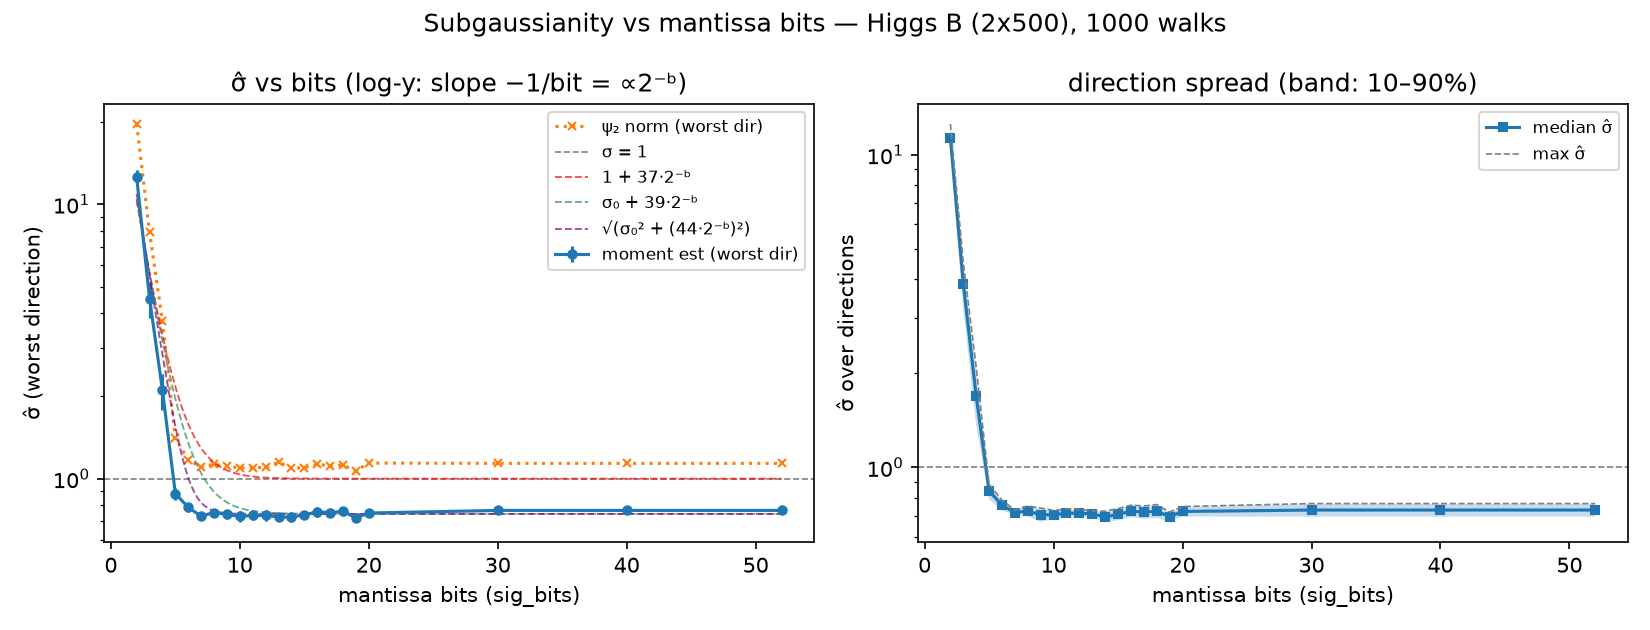

Write Python code to recreate this figure.
"""Subgaussianity vs mantissa bits at fixed n — Higgs 2x500 B.

x = sig_bits, y = log sigma-hat. Prediction: sigma-hat ~ max(sigma_0,
c * n * 2^-bits), i.e. a plateau at the fp64 sigma_0 ~ 0.7 and a straight
descending line (slope -log2 per bit) below the transition bit.

Panels:
  A) worst-direction sigma-hat vs bits: moment estimate (solid) and psi_2
     Orlicz norm (dotted). Reference lines: sigma = 1 and the fitted
     c * n * 2^-b guide through the lowest bits.
  B) median sigma-hat over directions with a 10-90% band — uniformity.

m = 2, so directions are the full unit circle (64 angles). Reuses the
estimators from n_subgauss.py.

Usage:
    python bits_subgauss.py
    python bits_subgauss.py --n 500 --sig-bits 2 3 4 5 6 8 10 12 16 20 30 52
"""

import os
os.environ.setdefault("chop_backend", "numpy")
for _v in ("OPENBLAS_NUM_THREADS", "OMP_NUM_THREADS", "MKL_NUM_THREADS"):
    os.environ.setdefault(_v, "1")

import argparse
import matplotlib
matplotlib.use("Agg")
import matplotlib.pyplot as plt
import numpy as np
from tqdm import tqdm

import rollouts
from higgs_sweep import load_higgs_matrix
from n_subgauss import _directions_for, collect


def bits_subgauss(
    n: int = 500,
    sig_bits_values: list[int] | None = None,
    num_samples: int = 1000,
    num_dirs: int = 64,
    t: float = 3.0,
    workers: int | None = None,
    seed: int = 0,
    save_path: str = "bits_subgauss.png",
    plot_only: bool = False,
) -> None:
    if sig_bits_values is None:
        sig_bits_values = list(range(2, 21)) + [30, 40, 52]

    cache_path = save_path.replace(".png", "_cache.npz")
    m = 2
    if plot_only:
        z = np.load(cache_path)
        sig_bits_values = [int(b) for b in z["sig_bits"]]
        stats = {int(b): {k: float(z[k][i]) for k in z.files if k != "sig_bits"}
                 for i, b in enumerate(sig_bits_values)}
    else:
        rng = np.random.default_rng(seed)
        B = load_higgs_matrix(n, seed=seed)
        m, _ = B.shape
        directions = _directions_for(B, num_dirs, rng)

        stats = {}
        for sig_bits in tqdm(sig_bits_values, desc="sig_bits"):
            _, projections, _ = rollouts.run_samples(
                B, directions, num_samples,
                sig_bits=None if sig_bits == 52 else sig_bits,
                noise_std=2 ** (-32), workers=workers, seed=seed,
            )
            stats[sig_bits] = collect(projections, t)

        keys = list(stats[sig_bits_values[0]].keys())
        np.savez(cache_path, sig_bits=np.array(sig_bits_values),
                 **{k: np.array([stats[b][k] for b in sig_bits_values])
                    for k in keys})
        print(f"cached stats -> {cache_path}")

    fig, (ax_s, ax_d) = plt.subplots(1, 2, figsize=(11, 4.2))
    fig.suptitle(f"Subgaussianity vs mantissa bits — Higgs B ({m}x{n}), "
                 f"{num_samples} walks")

    sig_max = [stats[b]["sig_max"] for b in sig_bits_values]
    psi2_max = [stats[b]["psi2_max"] for b in sig_bits_values]
    errs = [stats[b]["sig_max_err"] for b in sig_bits_values]

    ax_s.errorbar(sig_bits_values, sig_max, yerr=errs, marker="o",
                  markersize=4, label="moment est (worst dir)")
    ax_s.plot(sig_bits_values, psi2_max, ":", marker="x", markersize=4,
              label="ψ₂ norm (worst dir)")
    ax_s.axhline(1.0, color="gray", linestyle="--", lw=0.8, label="σ = 1")
    # model guides through the two lowest bit widths:
    #   1 + c·2^-b           (floor pinned at 1)
    #   σ₀ + c·2^-b          (additive error on a free plateau σ₀)
    #   √(σ₀² + (c·2^-b)²)   (independent error adds in quadrature)
    b0 = np.array(sig_bits_values[:2], dtype=float)
    s0v = np.array(sig_max[:2])
    hi = np.array(sig_bits_values) >= 10
    sig0 = float(np.median(np.array(sig_max)[hi]))
    c1 = float(np.mean((s0v - 1.0) * 2.0 ** b0))
    c2 = float(np.mean((s0v - sig0) * 2.0 ** b0))
    c3 = float(np.sqrt(np.mean((s0v ** 2 - sig0 ** 2) * 4.0 ** b0)))
    xs = np.linspace(min(sig_bits_values), max(sig_bits_values), 200)
    ax_s.plot(xs, 1.0 + c1 * 2.0 ** (-xs), "r--", lw=0.9, alpha=0.7,
              label=f"1 + {c1:.0f}·2⁻ᵇ")
    ax_s.plot(xs, sig0 + c2 * 2.0 ** (-xs), "--", color="seagreen", lw=0.9,
              alpha=0.7, label=f"σ₀ + {c2:.0f}·2⁻ᵇ")
    ax_s.plot(xs, np.sqrt(sig0 ** 2 + (c3 * 2.0 ** (-xs)) ** 2), "--",
              color="purple", lw=0.9, alpha=0.7,
              label=f"√(σ₀² + ({c3:.0f}·2⁻ᵇ)²)")
    print(f"fits: sig0={sig0:.3f}  c(1+c·2^-b)={c1:.1f}  "
          f"c(σ0+c·2^-b)={c2:.1f}  c(quadrature)={c3:.1f}")
    ax_s.set_yscale("log")
    ax_s.set_xlabel("mantissa bits (sig_bits)")
    ax_s.set_ylabel("σ̂ (worst direction)")
    ax_s.set_title("σ̂ vs bits (log-y: slope −1/bit = ∝2⁻ᵇ)")
    ax_s.legend(fontsize=8)

    med = [stats[b]["sig_med"] for b in sig_bits_values]
    p10 = [stats[b]["sig_p10"] for b in sig_bits_values]
    p90 = [stats[b]["sig_p90"] for b in sig_bits_values]
    ax_d.fill_between(sig_bits_values, p10, p90, alpha=0.25)
    ax_d.plot(sig_bits_values, med, marker="s", markersize=4,
              label="median σ̂")
    ax_d.plot(sig_bits_values, sig_max, "--", lw=0.8, color="gray",
              label="max σ̂")
    ax_d.axhline(1.0, color="gray", linestyle="--", lw=0.8)
    ax_d.set_yscale("log")
    ax_d.set_xlabel("mantissa bits (sig_bits)")
    ax_d.set_ylabel("σ̂ over directions")
    ax_d.set_title("direction spread (band: 10–90%)")
    ax_d.legend(fontsize=8)

    fig.tight_layout()
    fig.savefig(save_path, dpi=150)
    plt.close(fig)
    print(f"saved {save_path}")


if __name__ == "__main__":
    parser = argparse.ArgumentParser(
        description="Subgaussianity vs mantissa bits at fixed n")
    parser.add_argument("--n", type=int, default=500)
    parser.add_argument("--sig-bits", type=int, nargs="+", default=None,
                        help="(default: 2..20, 30, 40, 52)")
    parser.add_argument("--num-samples", type=int, default=1000)
    parser.add_argument("--dirs", type=int, default=64)
    parser.add_argument("--t", type=float, default=3.0)
    parser.add_argument("--workers", type=int, default=None)
    parser.add_argument("--seed", type=int, default=0)
    parser.add_argument("--save", type=str, default="bits_subgauss.png")
    parser.add_argument("--plot-only", action="store_true",
                        help="re-plot from the cached stats .npz, no rollouts")
    args = parser.parse_args()

    bits_subgauss(
        n=args.n, sig_bits_values=args.sig_bits,
        num_samples=args.num_samples, num_dirs=args.dirs, t=args.t,
        workers=args.workers, seed=args.seed, save_path=args.save,
        plot_only=args.plot_only,
    )
